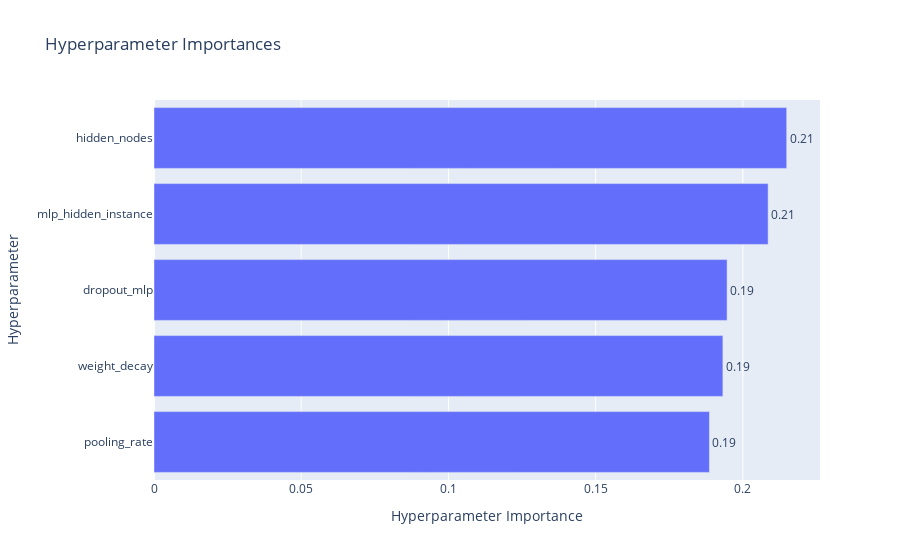

Here is the notebook cell this chart was saved with:
### Code cell
import optuna
optuna.visualization.plot_param_importances(study)

### Figure 1 — Plotly figure (JSON) as saved in the notebook; plotly's stock layout.template omitted (floating-point values rounded to 4 significant figures)
{"data": [{"cliponaxis": false, "hovertemplate": ["pooling_rate (FloatDistribution): 0.18864707390654362<extra></extra>", "weight_decay (FloatDistribution): 0.19322031983677102<extra></extra>", "dropout_mlp (FloatDistribution): 0.19465088655650792<extra></extra>", "mlp_hidden_instance (IntDistribution): 0.20858956028884348<extra></extra>", "hidden_nodes (IntDistribution): 0.214892159411334<extra></extra>"], "name": "Objective Value", "orientation": "h", "text": ["0.19", "0.19", "0.19", "0.21", "0.21"], "textposition": "outside", "type": "bar", "x": [0.1886, 0.1932, 0.1947, 0.2086, 0.2149], "y": ["pooling_rate", "weight_decay", "dropout_mlp", "mlp_hidden_instance", "hidden_nodes"]}], "layout": {"title": {"text": "Hyperparameter Importances"}, "xaxis": {"title": {"text": "Hyperparameter Importance"}}, "yaxis": {"title": {"text": "Hyperparameter"}}}}
